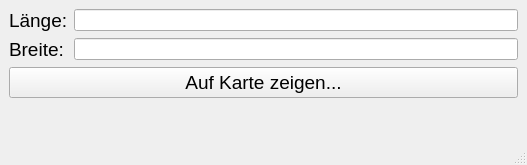
<?xml version="1.0" encoding="UTF-8"?>
<ui version="4.0">
 <class>MainWindow</class>
 <widget class="QMainWindow" name="MainWindow">
  <property name="geometry">
   <rect>
    <x>0</x>
    <y>0</y>
    <width>527</width>
    <height>165</height>
   </rect>
  </property>
  <property name="windowTitle">
   <string>MainWindow</string>
  </property>
  <widget class="QWidget" name="centralwidget">
   <layout class="QHBoxLayout" name="horizontalLayout">
    <item>
     <layout class="QVBoxLayout" name="verticalLayout">
      <item>
       <layout class="QFormLayout" name="formLayout">
        <item row="0" column="0">
         <widget class="QLabel" name="label">
          <property name="font">
           <font>
            <pointsize>14</pointsize>
           </font>
          </property>
          <property name="text">
           <string>Länge:</string>
          </property>
         </widget>
        </item>
        <item row="1" column="0">
         <widget class="QLabel" name="label_2">
          <property name="font">
           <font>
            <pointsize>14</pointsize>
           </font>
          </property>
          <property name="text">
           <string>Breite:</string>
          </property>
         </widget>
        </item>
        <item row="0" column="1">
         <widget class="QLineEdit" name="laenge"/>
        </item>
        <item row="1" column="1">
         <widget class="QLineEdit" name="breite"/>
        </item>
        <item row="2" column="0" colspan="2">
         <widget class="QPushButton" name="button">
          <property name="font">
           <font>
            <pointsize>14</pointsize>
           </font>
          </property>
          <property name="text">
           <string>Auf Karte zeigen...</string>
          </property>
         </widget>
        </item>
       </layout>
      </item>
     </layout>
    </item>
   </layout>
  </widget>
  <widget class="QMenuBar" name="menubar">
   <property name="geometry">
    <rect>
     <x>0</x>
     <y>0</y>
     <width>527</width>
     <height>21</height>
    </rect>
   </property>
  </widget>
  <widget class="QStatusBar" name="statusbar"/>
 </widget>
 <resources/>
 <connections/>
</ui>
